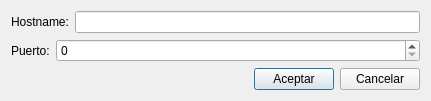
<?xml version="1.0" encoding="UTF-8"?>
<ui version="4.0">
 <class>DuMessengerConnectionDialog</class>
 <widget class="QDialog" name="DuMessengerConnectionDialog">
  <property name="geometry">
   <rect>
    <x>0</x>
    <y>0</y>
    <width>431</width>
    <height>99</height>
   </rect>
  </property>
  <property name="windowTitle">
   <string>Dialog</string>
  </property>
  <layout class="QVBoxLayout" name="verticalLayout">
   <item>
    <layout class="QHBoxLayout" name="horizontalLayout">
     <item>
      <widget class="QLabel" name="label">
       <property name="text">
        <string>Hostname:</string>
       </property>
      </widget>
     </item>
     <item>
      <widget class="QLineEdit" name="hostname"/>
     </item>
    </layout>
   </item>
   <item>
    <layout class="QFormLayout" name="formLayout">
     <item row="0" column="0">
      <widget class="QLabel" name="label_2">
       <property name="text">
        <string>Puerto:</string>
       </property>
      </widget>
     </item>
     <item row="0" column="1">
      <widget class="QSpinBox" name="port">
       <property name="maximum">
        <number>999999999</number>
       </property>
      </widget>
     </item>
    </layout>
   </item>
   <item>
    <layout class="QHBoxLayout" name="horizontalLayout_2">
     <item>
      <spacer name="horizontalSpacer">
       <property name="orientation">
        <enum>Qt::Horizontal</enum>
       </property>
       <property name="sizeHint" stdset="0">
        <size>
         <width>40</width>
         <height>20</height>
        </size>
       </property>
      </spacer>
     </item>
     <item>
      <widget class="QPushButton" name="ok">
       <property name="text">
        <string>Aceptar</string>
       </property>
      </widget>
     </item>
     <item>
      <widget class="QPushButton" name="cancel">
       <property name="text">
        <string>Cancelar</string>
       </property>
      </widget>
     </item>
    </layout>
   </item>
  </layout>
 </widget>
 <resources/>
 <connections/>
</ui>
